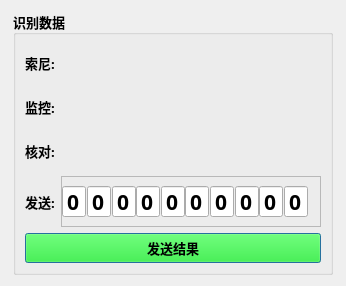
<?xml version="1.0" encoding="UTF-8"?>
<ui version="4.0">
 <class>Dialog</class>
 <widget class="QDialog" name="Dialog">
  <property name="geometry">
   <rect>
    <x>0</x>
    <y>0</y>
    <width>346</width>
    <height>286</height>
   </rect>
  </property>
  <property name="minimumSize">
   <size>
    <width>346</width>
    <height>286</height>
   </size>
  </property>
  <property name="maximumSize">
   <size>
    <width>346</width>
    <height>286</height>
   </size>
  </property>
  <property name="windowTitle">
   <string>结果确认</string>
  </property>
  <layout class="QGridLayout" name="gridLayout">
   <item row="0" column="0">
    <widget class="QGroupBox" name="groupBox_8">
     <property name="minimumSize">
      <size>
       <width>300</width>
       <height>10</height>
      </size>
     </property>
     <property name="maximumSize">
      <size>
       <width>320</width>
       <height>16777215</height>
      </size>
     </property>
     <property name="font">
      <font>
       <family>微软雅黑</family>
       <pointsize>10</pointsize>
       <bold>true</bold>
      </font>
     </property>
     <property name="title">
      <string>识别数据</string>
     </property>
     <layout class="QGridLayout" name="gridLayout_28">
      <item row="0" column="0">
       <widget class="QLabel" name="label_87">
        <property name="minimumSize">
         <size>
          <width>0</width>
          <height>30</height>
         </size>
        </property>
        <property name="text">
         <string>索尼:</string>
        </property>
       </widget>
      </item>
      <item row="3" column="1" colspan="2">
       <widget class="QFrame" name="frame_5">
        <property name="minimumSize">
         <size>
          <width>230</width>
          <height>42</height>
         </size>
        </property>
        <property name="font">
         <font>
          <family>微软雅黑</family>
          <pointsize>16</pointsize>
          <bold>true</bold>
         </font>
        </property>
        <property name="frameShape">
         <enum>QFrame::Shape::StyledPanel</enum>
        </property>
        <property name="frameShadow">
         <enum>QFrame::Shadow::Raised</enum>
        </property>
        <layout class="QGridLayout" name="gridLayout_68">
         <property name="leftMargin">
          <number>0</number>
         </property>
         <property name="rightMargin">
          <number>18</number>
         </property>
         <item row="0" column="7">
          <widget class="QLineEdit" name="lineEdit_result_7">
           <property name="minimumSize">
            <size>
             <width>24</width>
             <height>10</height>
            </size>
           </property>
           <property name="maximumSize">
            <size>
             <width>26</width>
             <height>16777215</height>
            </size>
           </property>
           <property name="font">
            <font>
             <family>微软雅黑</family>
             <pointsize>16</pointsize>
             <bold>true</bold>
            </font>
           </property>
           <property name="text">
            <string>0</string>
           </property>
           <property name="alignment">
            <set>Qt::AlignmentFlag::AlignCenter</set>
           </property>
          </widget>
         </item>
         <item row="0" column="5">
          <widget class="QLineEdit" name="lineEdit_result_5">
           <property name="minimumSize">
            <size>
             <width>24</width>
             <height>10</height>
            </size>
           </property>
           <property name="maximumSize">
            <size>
             <width>26</width>
             <height>16777215</height>
            </size>
           </property>
           <property name="font">
            <font>
             <family>微软雅黑</family>
             <pointsize>16</pointsize>
             <bold>true</bold>
            </font>
           </property>
           <property name="text">
            <string>0</string>
           </property>
           <property name="alignment">
            <set>Qt::AlignmentFlag::AlignCenter</set>
           </property>
          </widget>
         </item>
         <item row="0" column="3">
          <widget class="QLineEdit" name="lineEdit_result_3">
           <property name="minimumSize">
            <size>
             <width>24</width>
             <height>10</height>
            </size>
           </property>
           <property name="maximumSize">
            <size>
             <width>26</width>
             <height>16777215</height>
            </size>
           </property>
           <property name="font">
            <font>
             <family>微软雅黑</family>
             <pointsize>16</pointsize>
             <bold>true</bold>
            </font>
           </property>
           <property name="text">
            <string>0</string>
           </property>
           <property name="alignment">
            <set>Qt::AlignmentFlag::AlignCenter</set>
           </property>
          </widget>
         </item>
         <item row="0" column="1">
          <widget class="QLineEdit" name="lineEdit_result_1">
           <property name="minimumSize">
            <size>
             <width>24</width>
             <height>10</height>
            </size>
           </property>
           <property name="maximumSize">
            <size>
             <width>26</width>
             <height>16777215</height>
            </size>
           </property>
           <property name="font">
            <font>
             <family>微软雅黑</family>
             <pointsize>16</pointsize>
             <bold>true</bold>
            </font>
           </property>
           <property name="text">
            <string>0</string>
           </property>
           <property name="alignment">
            <set>Qt::AlignmentFlag::AlignCenter</set>
           </property>
          </widget>
         </item>
         <item row="0" column="8">
          <widget class="QLineEdit" name="lineEdit_result_8">
           <property name="minimumSize">
            <size>
             <width>24</width>
             <height>10</height>
            </size>
           </property>
           <property name="maximumSize">
            <size>
             <width>26</width>
             <height>16777215</height>
            </size>
           </property>
           <property name="font">
            <font>
             <family>微软雅黑</family>
             <pointsize>16</pointsize>
             <bold>true</bold>
            </font>
           </property>
           <property name="text">
            <string>0</string>
           </property>
           <property name="alignment">
            <set>Qt::AlignmentFlag::AlignCenter</set>
           </property>
          </widget>
         </item>
         <item row="0" column="6">
          <widget class="QLineEdit" name="lineEdit_result_6">
           <property name="minimumSize">
            <size>
             <width>24</width>
             <height>10</height>
            </size>
           </property>
           <property name="maximumSize">
            <size>
             <width>26</width>
             <height>16777215</height>
            </size>
           </property>
           <property name="font">
            <font>
             <family>微软雅黑</family>
             <pointsize>16</pointsize>
             <bold>true</bold>
            </font>
           </property>
           <property name="text">
            <string>0</string>
           </property>
           <property name="alignment">
            <set>Qt::AlignmentFlag::AlignCenter</set>
           </property>
          </widget>
         </item>
         <item row="0" column="9">
          <widget class="QLineEdit" name="lineEdit_result_9">
           <property name="minimumSize">
            <size>
             <width>24</width>
             <height>10</height>
            </size>
           </property>
           <property name="maximumSize">
            <size>
             <width>26</width>
             <height>16777215</height>
            </size>
           </property>
           <property name="font">
            <font>
             <family>微软雅黑</family>
             <pointsize>16</pointsize>
             <bold>true</bold>
            </font>
           </property>
           <property name="text">
            <string>0</string>
           </property>
           <property name="alignment">
            <set>Qt::AlignmentFlag::AlignCenter</set>
           </property>
          </widget>
         </item>
         <item row="0" column="2">
          <widget class="QLineEdit" name="lineEdit_result_2">
           <property name="minimumSize">
            <size>
             <width>24</width>
             <height>10</height>
            </size>
           </property>
           <property name="maximumSize">
            <size>
             <width>26</width>
             <height>16777215</height>
            </size>
           </property>
           <property name="font">
            <font>
             <family>微软雅黑</family>
             <pointsize>16</pointsize>
             <bold>true</bold>
            </font>
           </property>
           <property name="text">
            <string>0</string>
           </property>
           <property name="alignment">
            <set>Qt::AlignmentFlag::AlignCenter</set>
           </property>
          </widget>
         </item>
         <item row="0" column="4">
          <widget class="QLineEdit" name="lineEdit_result_4">
           <property name="minimumSize">
            <size>
             <width>24</width>
             <height>10</height>
            </size>
           </property>
           <property name="maximumSize">
            <size>
             <width>26</width>
             <height>16777215</height>
            </size>
           </property>
           <property name="font">
            <font>
             <family>微软雅黑</family>
             <pointsize>16</pointsize>
             <bold>true</bold>
            </font>
           </property>
           <property name="text">
            <string>0</string>
           </property>
           <property name="alignment">
            <set>Qt::AlignmentFlag::AlignCenter</set>
           </property>
          </widget>
         </item>
         <item row="0" column="0">
          <widget class="QLineEdit" name="lineEdit_result_0">
           <property name="minimumSize">
            <size>
             <width>24</width>
             <height>10</height>
            </size>
           </property>
           <property name="maximumSize">
            <size>
             <width>26</width>
             <height>16777215</height>
            </size>
           </property>
           <property name="font">
            <font>
             <family>微软雅黑</family>
             <pointsize>16</pointsize>
             <bold>true</bold>
            </font>
           </property>
           <property name="text">
            <string>0</string>
           </property>
           <property name="alignment">
            <set>Qt::AlignmentFlag::AlignCenter</set>
           </property>
          </widget>
         </item>
        </layout>
       </widget>
      </item>
      <item row="1" column="1" colspan="2">
       <widget class="QWidget" name="widget_camera_monitor" native="true">
        <property name="minimumSize">
         <size>
          <width>230</width>
          <height>38</height>
         </size>
        </property>
       </widget>
      </item>
      <item row="0" column="1" colspan="2">
       <widget class="QWidget" name="widget_camera_sony" native="true">
        <property name="minimumSize">
         <size>
          <width>230</width>
          <height>38</height>
         </size>
        </property>
       </widget>
      </item>
      <item row="2" column="0">
       <widget class="QLabel" name="label_89">
        <property name="minimumSize">
         <size>
          <width>0</width>
          <height>30</height>
         </size>
        </property>
        <property name="text">
         <string>核对:</string>
        </property>
       </widget>
      </item>
      <item row="3" column="0">
       <widget class="QLabel" name="label_16">
        <property name="minimumSize">
         <size>
          <width>0</width>
          <height>30</height>
         </size>
        </property>
        <property name="text">
         <string>发送:</string>
        </property>
       </widget>
      </item>
      <item row="4" column="0" colspan="3">
       <widget class="QPushButton" name="pushButton_Send_Res">
        <property name="minimumSize">
         <size>
          <width>50</width>
          <height>30</height>
         </size>
        </property>
        <property name="styleSheet">
         <string notr="true">background:rgb(0,255,0)</string>
        </property>
        <property name="text">
         <string>发送结果</string>
        </property>
       </widget>
      </item>
      <item row="2" column="1" colspan="2">
       <widget class="QWidget" name="widget_camera_fit" native="true">
        <property name="minimumSize">
         <size>
          <width>230</width>
          <height>38</height>
         </size>
        </property>
       </widget>
      </item>
      <item row="1" column="0">
       <widget class="QLabel" name="label_88">
        <property name="minimumSize">
         <size>
          <width>0</width>
          <height>30</height>
         </size>
        </property>
        <property name="text">
         <string>监控:</string>
        </property>
       </widget>
      </item>
     </layout>
    </widget>
   </item>
  </layout>
 </widget>
 <resources/>
 <connections/>
</ui>
